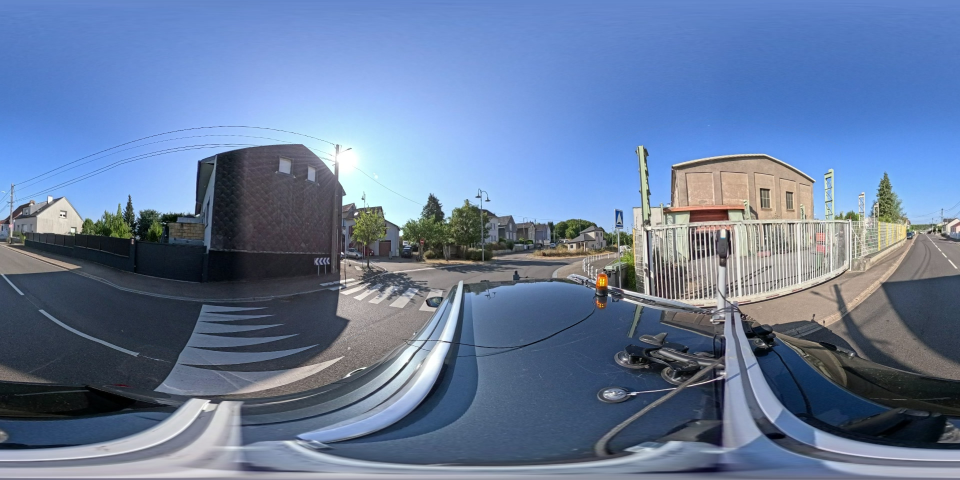
#> input picture queries/20260805_080341_gs010136_f_003210_equirect_anonymized.jpg, 1920 x 960 px (shown at 1/2 size); its folder holds only this picture in this run
$ python car_mask.py prepare
#> lines starting #> are read from the running program, lines starting #| are printed output that depends on the picture
### fensch.py
"""Shared catalogue, GPS-frame and geometry helpers for the Fensch pipeline."""
import csv
import json
import math
import re
from pathlib import Path

from PIL import Image

ROOT = Path(__file__).resolve().parent
QUERY_DIR = ROOT / "queries"
ANALYSIS_DIR = ROOT / "analysis"
EXPORT_DIR = ROOT / "exports"
CAR_MASK_DIR = ROOT / "car_masks"

CLAVIER_FILE = ROOT / "Clavier Equipements CA_Val_de_Fensch.json"
CATEGORIES_FILE = ROOT / "categories_to_collect_fr_en.csv"
DESCRIPTIONS_FILE = ROOT / "fensch_image_descriptions.json"
PROMPT_FILE = ROOT / "fensch_bbox_prompt.md"
GPS_FILE = ROOT / "ncp_gps_frames.json"

FRAME_PATTERN = re.compile(r"^(?P<video>.+)_f_(?P<frame>\d+)_")

# Code prefix -> French category name, exactly as spelled in categories_to_collect_fr_en.csv.
CATEGORY_BY_PREFIX = {
    "ABR": "Abris bus",
    "BAN": "Bancs",
    "BAR": "Barrières",
    "COR": "Corbeille",
    "ECL": "Points d’éclairage",
    "POT": "Potelets",
    "VEL": "Supports vélos",
    "RAL": "Ralentisseurs",
    "ARB": "Arbres",
    "BAC": "Bacs à fleurs",
    "BOU-E": "Bouches d’égout",
    "CEN": "Cendriers",
    "GRI": "Grilles, avaloirs",
    "HOR": "Horodateurs",
    "INC": "Bornes à incendie",
    "ORN": "Ornements",
    "PAPV": "Points d’apport volontaire",
    "PUB": "Supports publicitaires",
    "SAN": "Sanitaire",
}

# Objects lying on the ground: localize their box centre instead of the bottom edge.
FLAT_PREFIXES = {"BOU-E", "GRI", "RAL"}

# Condition set during stage-2 typing, best to worst: good is the norm, damaged is significantly deteriorated, bad is
# not or barely functional. Mapped to the Clavier's mandatory "Etat" part (Bon / Moyen / Mauvais).
STATES = ("good", "damaged", "bad")
ETAT_BY_STATE = {"good": "Bon", "damaged": "Moyen", "bad": "Mauvais"}


def code_prefix(code):
    return code if code in CATEGORY_BY_PREFIX else code.split("_")[0].rstrip("0123456789")


# [50 lines left out: functions load_catalogue, orientation_to_heading, load_frames, not called in this run]


def frame_key(image_file):
    match = FRAME_PATTERN.match(Path(image_file).name)
    if not match:
        raise ValueError(f"Cannot read video and frame from {image_file!r}")
    return match["video"], int(match["frame"])


def query_images():
    """Query panoramas sorted by (video, frame)."""
    return sorted((p for p in QUERY_DIR.iterdir() if FRAME_PATTERN.match(p.name)), key=lambda p: frame_key(p.name))


# [15 lines left out: functions destination_point, ground_distance_m, not called in this run]


_car_masks = {}


# [6 lines left out: function load_car_mask, not called in this run]


def car_mask_for(image_file):
    return load_car_mask(frame_key(image_file)[0])


# [13 lines left out: functions mask_share, on_car, not called in this run]

### car_mask.py
"""Step 1: the survey car's mask for one video (the camera is fixed on the car, so one mask serves every frame).

Usage:
  .venv/bin/python car_mask.py prepare [--video NAME] [--frames 60]   # reference images to trace the outline on
  .venv/bin/python car_mask.py render  [--video NAME] [--margin 4]    # outline.json -> mask.png + check images

Why not fully automatic: the car body is glossy and reflects the moving scene, so its pixels vary as much as the scene's,
and its outline has gaps wherever the paint matches the background. What is stable is the car's geometry, so:

1. `prepare` takes --frames frames spread over the video and writes, in car_masks/<video>/:
   - median.jpg: per-pixel median, where the car stays sharp and the scene blurs out;
   - stable_edges.png: per-pixel median of the gradient magnitude, where only edges present in every frame survive
     (roof edge, rails, mirror, beacon, camera mast, cables);
   - grid_left.jpg / grid_right.jpg: the lower part of median.jpg with a normalized (u, v) grid, for tracing.
2. The outline is traced once, by looking at those images, into car_masks/<video>/outline.json:
   {"top_line": [[u, v], ...]}: the car's upper outline from u = 0 to u = 1 (spikes for the mast, beacon, mirror...);
   everything below it is the car. Optional "extra_polygons": [[[u, v], ...], ...] for parts above the line.
3. `render` rasterizes it to mask.png (full panorama size, 255 = car, widened by --margin pixels for vibrations) and
   writes check.jpg (the mask over the stable edges and three frames), and reports the share of stable edges in the
   lower half that the mask misses: car edges left outside the outline.

Used by detect_vlm.py (car greyed out in the tiles, boxes mostly on the car dropped) and localize.py (a ground-contact
point on the car is not reliable: the base is hidden by the car).
"""
import argparse
import json

import numpy as np
from PIL import Image, ImageDraw, ImageFilter, ImageFont

import fensch


def frames_of(video):
    return [path for path in fensch.query_images() if fensch.frame_key(path.name)[0] == video]


def font(size):
    try:
        return ImageFont.truetype("/System/Library/Fonts/Supplemental/Arial.ttf", size)
    except OSError:
        return ImageFont.load_default()


def grid_image(image, u0, u1, v0, v1, scale):
    width, height = image.size
    crop = image.crop((round(u0 * width), round(v0 * height), round(u1 * width), round(v1 * height)))
    crop = crop.resize((round(crop.width * scale), round(crop.height * scale)), Image.LANCZOS)
    draw, label = ImageDraw.Draw(crop), font(14)
    for k in range(round(u0 * 100), round(u1 * 100) + 1, 2):
        x = (k / 100 - u0) * width * scale
        draw.line([(x, 0), (x, crop.height)], fill=(255, 255, 0) if k % 10 == 0 else (0, 255, 255), width=1)
        draw.text((x + 2, 2), f"{k / 100:.2f}", fill=(255, 255, 0), font=label)
    for k in range(round(v0 * 100), round(v1 * 100) + 1, 2):
        y = (k / 100 - v0) * height * scale
        draw.line([(0, y), (crop.width, y)], fill=(255, 255, 0) if k % 10 == 0 else (0, 255, 255), width=1)
        draw.text((2, y + 2), f"{k / 100:.2f}", fill=(255, 0, 255), font=label)
    return crop


def prepare(video, count):
#> called with video = '20260805_080341_gs010136', count = 60
    frames = frames_of(video)
    if not frames:
        raise SystemExit(f"No query image of video {video}.")
    picked = frames[::max(1, len(frames) // count)][:count]
    colour, gradients = [], []
    for path in picked:
        image = Image.open(path).convert("RGB")
#> image is the input picture: PIL image 1920x960 RGB; mean R, G, B 102.9, 123.4, 156.4
        colour.append(np.asarray(image, dtype=np.uint8))
        grey = np.asarray(image.convert("L"), dtype=np.float32)
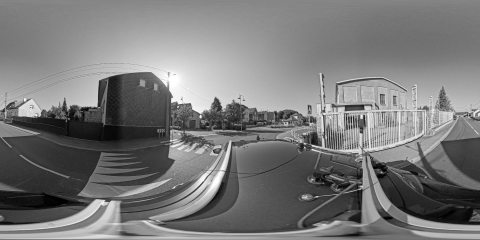
#> grey: shape (960, 1920) float32 (shown at 1/4 size); min 0, max 255, mean 121
        gx, gy = np.zeros_like(grey), np.zeros_like(grey)
        gx[:, 1:-1], gy[1:-1, :] = grey[:, 2:] - grey[:, :-2], grey[2:, :] - grey[:-2, :]
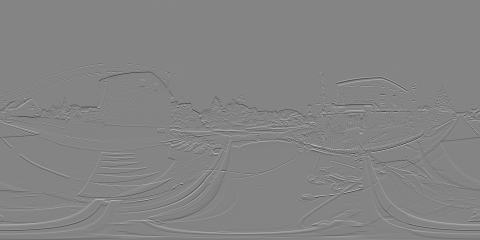
#> gy: shape (960, 1920) float32 (shown at 1/4 size); min -214, max 199, mean 0; drawn with min black and max white
        gradients.append(np.hypot(gx, gy))
    out = fensch.CAR_MASK_DIR / video
    out.mkdir(parents=True, exist_ok=True)
    median = Image.fromarray(np.median(np.stack(colour), axis=0).astype(np.uint8))
    stable = np.median(np.stack(gradients), axis=0)
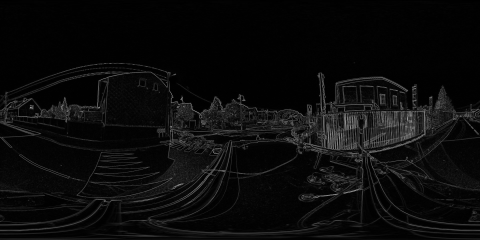
#> stable: shape (960, 1920) float32 (shown at 1/4 size); min 0, max 253.8, mean 11.3
    median.save(out / "median.jpg", quality=92)
    Image.fromarray(np.clip(stable * 4, 0, 255).astype(np.uint8)).save(out / "stable_edges.png")
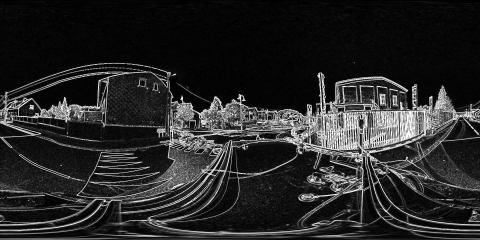
#> saved as stable_edges.png: PIL image 1920x960 L (shown at 1/4 size); min 0, max 255, mean 39.6
    np.save(out / "stable_edges.npy", stable.astype(np.float16))
    grid_image(median, 0.0, 0.5, 0.44, 1.0, 1.8).save(out / "grid_left.jpg", quality=90)
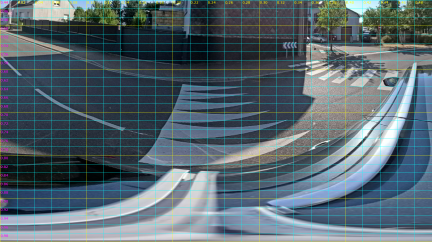
#> saved as grid_left.jpg: PIL image 1728x968 RGB (shown at 1/4 size); mean R, G, B 86.5, 102.4, 111.1
    grid_image(median, 0.5, 1.0, 0.44, 1.0, 1.8).save(out / "grid_right.jpg", quality=90)
#> call 2 of grid_image, with u0 = 0.5, u1 = 1, v0 = 0.44, v1 = 1, scale = 1.8
#> in grid_image (call 2), `crop = image.crop((round(u0 * width), round(v0 * height), round(u1 * w..`:
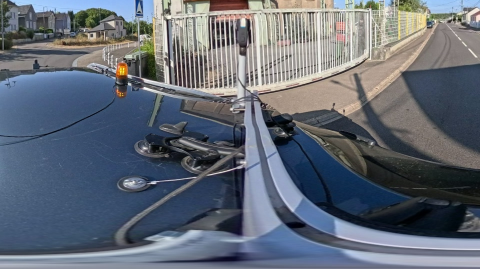
#> crop: PIL image 960x538 RGB (shown at 1/2 size); mean R, G, B 98.8, 106.2, 117.8
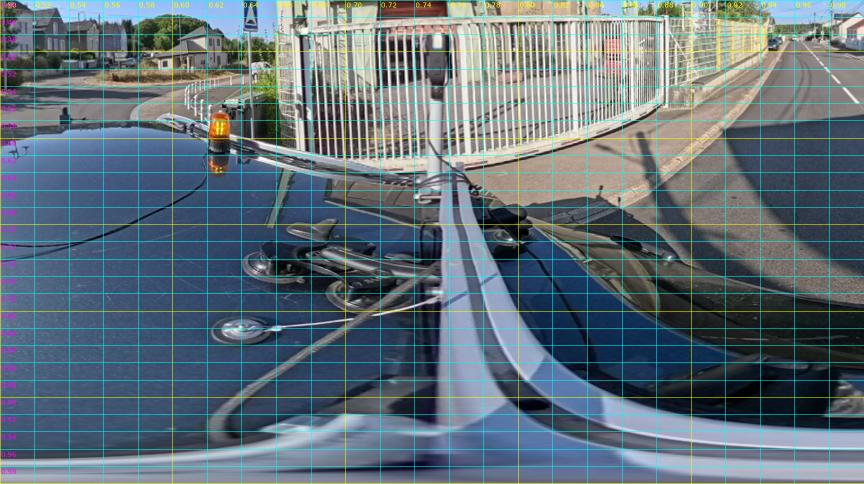
#> saved as grid_right.jpg: PIL image 1728x968 RGB (shown at 1/2 size); mean R, G, B 97, 112.6, 121.4
    print(f"{len(picked)} frames of {video}: wrote median.jpg, stable_edges.png, grid_left.jpg, grid_right.jpg in {out}")
    if not (out / "outline.json").exists():
        print(f"Next: trace the car outline into {out / 'outline.json'}, then run: car_mask.py render --video {video}")


# [40 lines left out: function render, not called in this run]


def main():
    parser = argparse.ArgumentParser(description=__doc__, formatter_class=argparse.RawDescriptionHelpFormatter)
    parser.add_argument("command", choices=["prepare", "render"])
    parser.add_argument("--video", help="video name (default: the only video in queries/)")
    parser.add_argument("--frames", type=int, default=60)
    parser.add_argument("--margin", type=int, default=4, help="pixels added around the outline")
    args = parser.parse_args()
    videos = sorted({fensch.frame_key(path.name)[0] for path in fensch.query_images()})
    video = args.video or (videos[0] if len(videos) == 1 else None)
    if video is None:
        raise SystemExit(f"Several videos: choose one with --video ({', '.join(videos)}).")
    if args.command == "prepare":
        prepare(video, args.frames)
    else:
        render(video, args.margin)


if __name__ == "__main__":
    main()

$ run again, on queries/20260805_080341_gs010136_f_003707_equirect_anonymized.jpg
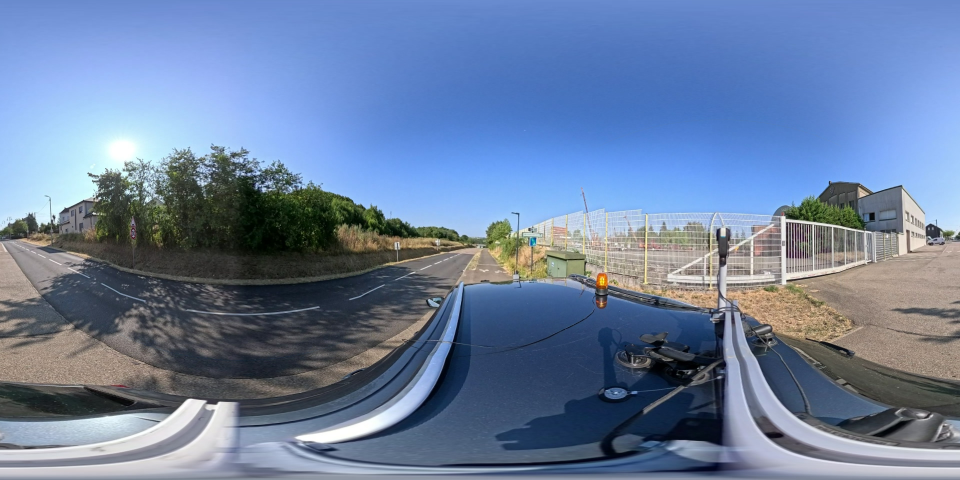
#> input picture queries/20260805_080341_gs010136_f_003707_equirect_anonymized.jpg, 1920 x 960 px (shown at 1/2 size)
#> in prepare, image is the input picture: PIL image 1920x960 RGB; mean R, G, B 107.2, 127.2, 159
#> in prepare, `grid_image(median, 0.0, 0.5, 0.44, 1.0, 1.8).save(out / "grid_left.jpg..`:
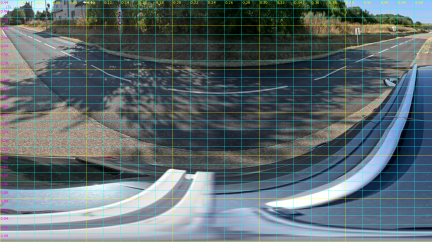
#> saved as grid_left.jpg: PIL image 1728x968 RGB (shown at 1/4 size); mean R, G, B 93.5, 107, 110.7
#> in prepare, `grid_image(median, 0.5, 1.0, 0.44, 1.0, 1.8).save(out / "grid_right.jp..`:
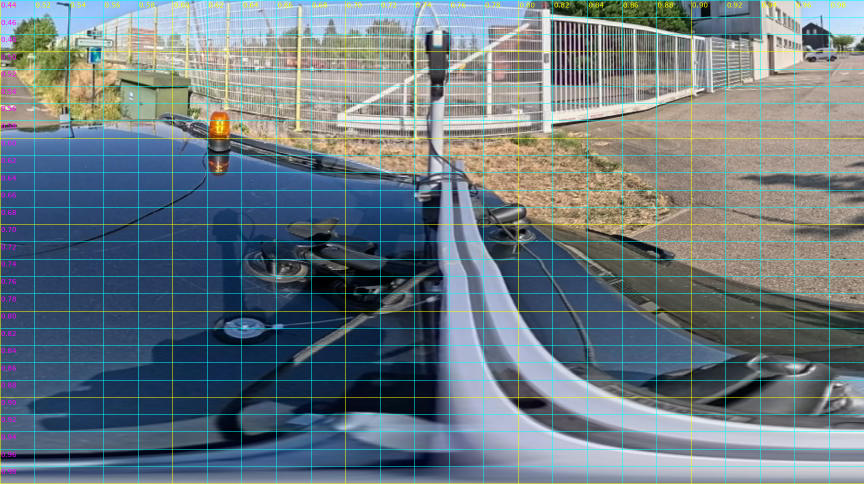
#> saved as grid_right.jpg: PIL image 1728x968 RGB (shown at 1/2 size); mean R, G, B 107.1, 120.9, 128.3

$ run again, on queries/20260805_080341_gs010136_f_003803_equirect_anonymized.jpg
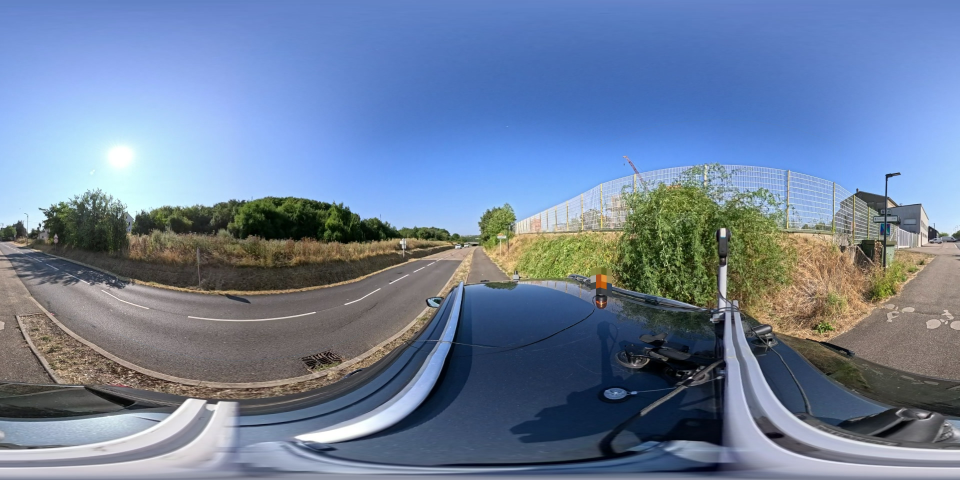
#> input picture queries/20260805_080341_gs010136_f_003803_equirect_anonymized.jpg, 1920 x 960 px (shown at 1/2 size)
#> in prepare, image is the input picture: PIL image 1920x960 RGB; mean R, G, B 109.7, 127.8, 155.2
#> in prepare, `grid_image(median, 0.0, 0.5, 0.44, 1.0, 1.8).save(out / "grid_left.jpg..`:
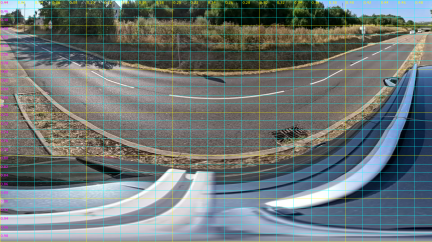
#> saved as grid_left.jpg: PIL image 1728x968 RGB (shown at 1/4 size); mean R, G, B 109.6, 118.4, 118.4
#> in prepare, `grid_image(median, 0.5, 1.0, 0.44, 1.0, 1.8).save(out / "grid_right.jp..`:
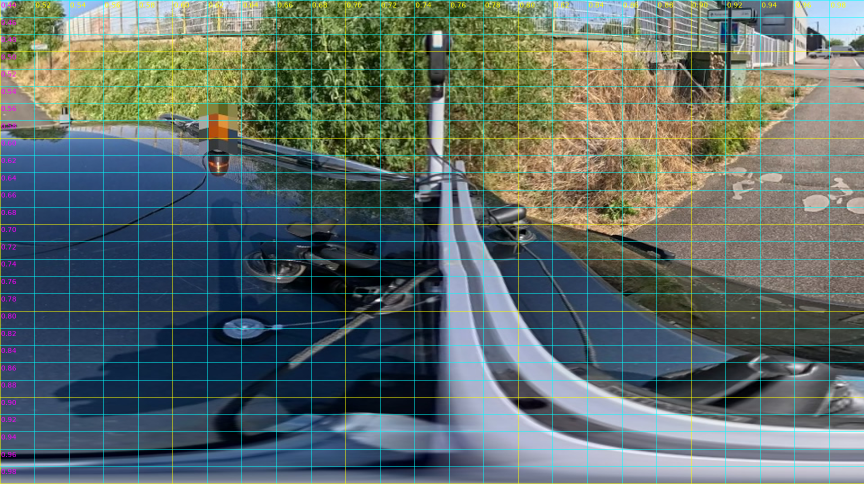
#> saved as grid_right.jpg: PIL image 1728x968 RGB (shown at 1/2 size); mean R, G, B 94.3, 107.4, 104.4
